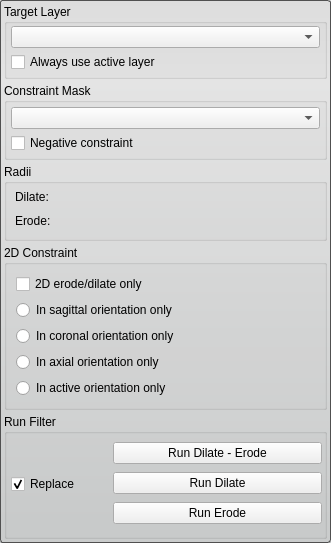
<?xml version="1.0" encoding="UTF-8"?>
<ui version="4.0">
 <class>BinaryIterativeDilateErodeFilterInterface</class>
 <widget class="QWidget" name="BinaryIterativeDilateErodeFilterInterface">
  <property name="geometry">
   <rect>
    <x>0</x>
    <y>0</y>
    <width>331</width>
    <height>540</height>
   </rect>
  </property>
  <property name="sizePolicy">
   <sizepolicy hsizetype="Preferred" vsizetype="MinimumExpanding">
    <horstretch>0</horstretch>
    <verstretch>0</verstretch>
   </sizepolicy>
  </property>
  <property name="windowTitle">
   <string>Binary Dilate Erode</string>
  </property>
  <property name="styleSheet">
   <string notr="true">QWidget#BinaryIterativeDilateErodeFilterInterface{
	border-radius: 3px;
	border: 1px solid rgb(80, 80,80);
	background-color: qlineargradient(spread:pad, x1:0.5, y1:0, x2:0.5, y2:0.960227, stop:0 rgba(221, 221, 221, 255), stop:0.155779 rgba(228, 228, 228, 255), stop:1 rgba(202, 204, 204, 255));      
}</string>
  </property>
  <layout class="QVBoxLayout" name="verticalLayout_3">
   <property name="spacing">
    <number>4</number>
   </property>
   <property name="margin">
    <number>4</number>
   </property>
   <item>
    <widget class="QGroupBox" name="target_groupbox_">
     <property name="title">
      <string>Target Layer</string>
     </property>
     <property name="flat">
      <bool>false</bool>
     </property>
     <layout class="QVBoxLayout" name="verticalLayout_4">
      <property name="spacing">
       <number>4</number>
      </property>
      <property name="leftMargin">
       <number>4</number>
      </property>
      <property name="topMargin">
       <number>2</number>
      </property>
      <property name="rightMargin">
       <number>4</number>
      </property>
      <property name="bottomMargin">
       <number>4</number>
      </property>
      <item>
       <widget class="QtUtils::QtDropableComboBox" name="target_layer_">
        <property name="sizePolicy">
         <sizepolicy hsizetype="Ignored" vsizetype="Fixed">
          <horstretch>0</horstretch>
          <verstretch>0</verstretch>
         </sizepolicy>
        </property>
       </widget>
      </item>
      <item>
       <widget class="QWidget" name="widget_5" native="true">
        <property name="minimumSize">
         <size>
          <width>0</width>
          <height>20</height>
         </size>
        </property>
        <layout class="QHBoxLayout" name="horizontalLayout">
         <property name="spacing">
          <number>0</number>
         </property>
         <property name="margin">
          <number>0</number>
         </property>
         <item>
          <widget class="QCheckBox" name="use_active_layer_">
           <property name="sizePolicy">
            <sizepolicy hsizetype="Preferred" vsizetype="Fixed">
             <horstretch>0</horstretch>
             <verstretch>0</verstretch>
            </sizepolicy>
           </property>
           <property name="text">
            <string>Always use active layer</string>
           </property>
          </widget>
         </item>
        </layout>
       </widget>
      </item>
     </layout>
    </widget>
   </item>
   <item>
    <widget class="QGroupBox" name="mask_constraint_groupbox_">
     <property name="title">
      <string>Constraint Mask</string>
     </property>
     <layout class="QVBoxLayout" name="verticalLayout_7">
      <property name="spacing">
       <number>4</number>
      </property>
      <property name="margin">
       <number>4</number>
      </property>
      <item>
       <widget class="QtUtils::QtDropableComboBox" name="mask_">
        <property name="sizePolicy">
         <sizepolicy hsizetype="Ignored" vsizetype="Fixed">
          <horstretch>0</horstretch>
          <verstretch>0</verstretch>
         </sizepolicy>
        </property>
       </widget>
      </item>
      <item>
       <widget class="QWidget" name="widget_6" native="true">
        <layout class="QHBoxLayout" name="horizontalLayout_4">
         <property name="spacing">
          <number>0</number>
         </property>
         <property name="margin">
          <number>0</number>
         </property>
         <item>
          <widget class="QCheckBox" name="mask_invert_">
           <property name="sizePolicy">
            <sizepolicy hsizetype="Preferred" vsizetype="Fixed">
             <horstretch>0</horstretch>
             <verstretch>0</verstretch>
            </sizepolicy>
           </property>
           <property name="text">
            <string>Negative constraint</string>
           </property>
          </widget>
         </item>
        </layout>
       </widget>
      </item>
     </layout>
    </widget>
   </item>
   <item>
    <widget class="QGroupBox" name="radiiGroupBox">
     <property name="sizePolicy">
      <sizepolicy hsizetype="Preferred" vsizetype="Fixed">
       <horstretch>0</horstretch>
       <verstretch>0</verstretch>
      </sizepolicy>
     </property>
     <property name="title">
      <string>Radii</string>
     </property>
     <property name="flat">
      <bool>false</bool>
     </property>
     <layout class="QVBoxLayout" name="verticalLayout_5">
      <property name="spacing">
       <number>0</number>
      </property>
      <property name="leftMargin">
       <number>4</number>
      </property>
      <property name="topMargin">
       <number>2</number>
      </property>
      <property name="rightMargin">
       <number>4</number>
      </property>
      <property name="bottomMargin">
       <number>4</number>
      </property>
      <item>
       <widget class="QWidget" name="widget" native="true">
        <layout class="QVBoxLayout" name="verticalLayout">
         <property name="spacing">
          <number>2</number>
         </property>
         <property name="margin">
          <number>4</number>
         </property>
         <item>
          <widget class="QLabel" name="dialateLabel">
           <property name="text">
            <string>Dilate:</string>
           </property>
          </widget>
         </item>
         <item>
          <widget class="QtUtils::QtSliderIntCombo" name="dilate_" native="true"/>
         </item>
        </layout>
       </widget>
      </item>
      <item>
       <widget class="QWidget" name="widget_2" native="true">
        <layout class="QVBoxLayout" name="verticalLayout_2">
         <property name="spacing">
          <number>2</number>
         </property>
         <property name="margin">
          <number>4</number>
         </property>
         <item>
          <widget class="QLabel" name="erodeLabel">
           <property name="text">
            <string>Erode:</string>
           </property>
          </widget>
         </item>
         <item>
          <widget class="QtUtils::QtSliderIntCombo" name="erode_" native="true"/>
         </item>
        </layout>
       </widget>
      </item>
     </layout>
    </widget>
   </item>
   <item>
    <widget class="QGroupBox" name="groupBox_2">
     <property name="title">
      <string>2D Constraint</string>
     </property>
     <layout class="QVBoxLayout" name="verticalLayout_8">
      <item>
       <widget class="QCheckBox" name="only2d_">
        <property name="text">
         <string>2D erode/dilate only</string>
        </property>
       </widget>
      </item>
      <item>
       <widget class="QRadioButton" name="sagittal_slice_">
        <property name="text">
         <string>In sagittal orientation only</string>
        </property>
       </widget>
      </item>
      <item>
       <widget class="QRadioButton" name="coronal_slice_">
        <property name="text">
         <string>In coronal orientation only</string>
        </property>
       </widget>
      </item>
      <item>
       <widget class="QRadioButton" name="axial_slice_">
        <property name="text">
         <string>In axial orientation only</string>
        </property>
       </widget>
      </item>
      <item>
       <widget class="QRadioButton" name="active_slice_">
        <property name="text">
         <string>In active orientation only</string>
        </property>
       </widget>
      </item>
     </layout>
    </widget>
   </item>
   <item>
    <widget class="QGroupBox" name="groupBox">
     <property name="title">
      <string>Run Filter</string>
     </property>
     <layout class="QHBoxLayout" name="horizontalLayout_3" stretch="1,2">
      <property name="spacing">
       <number>0</number>
      </property>
      <property name="leftMargin">
       <number>2</number>
      </property>
      <property name="topMargin">
       <number>2</number>
      </property>
      <property name="rightMargin">
       <number>2</number>
      </property>
      <property name="bottomMargin">
       <number>4</number>
      </property>
      <item>
       <widget class="QWidget" name="widget_4" native="true">
        <property name="minimumSize">
         <size>
          <width>62</width>
          <height>0</height>
         </size>
        </property>
        <layout class="QHBoxLayout" name="horizontalLayout_2">
         <property name="spacing">
          <number>0</number>
         </property>
         <property name="leftMargin">
          <number>2</number>
         </property>
         <property name="topMargin">
          <number>0</number>
         </property>
         <property name="rightMargin">
          <number>0</number>
         </property>
         <property name="bottomMargin">
          <number>0</number>
         </property>
         <item>
          <widget class="QCheckBox" name="replaceCheckBox">
           <property name="sizePolicy">
            <sizepolicy hsizetype="Preferred" vsizetype="Fixed">
             <horstretch>0</horstretch>
             <verstretch>0</verstretch>
            </sizepolicy>
           </property>
           <property name="text">
            <string>Replace</string>
           </property>
           <property name="checked">
            <bool>true</bool>
           </property>
          </widget>
         </item>
        </layout>
       </widget>
      </item>
      <item>
       <widget class="QWidget" name="widget_3" native="true">
        <property name="minimumSize">
         <size>
          <width>0</width>
          <height>96</height>
         </size>
        </property>
        <property name="maximumSize">
         <size>
          <width>16777215</width>
          <height>96</height>
         </size>
        </property>
        <layout class="QVBoxLayout" name="verticalLayout_6">
         <property name="spacing">
          <number>2</number>
         </property>
         <property name="margin">
          <number>0</number>
         </property>
         <item>
          <widget class="QPushButton" name="dilateerodeButton">
           <property name="sizePolicy">
            <sizepolicy hsizetype="Preferred" vsizetype="Fixed">
             <horstretch>0</horstretch>
             <verstretch>0</verstretch>
            </sizepolicy>
           </property>
           <property name="text">
            <string>Run Dilate - Erode</string>
           </property>
          </widget>
         </item>
         <item>
          <widget class="QPushButton" name="dilateButton">
           <property name="sizePolicy">
            <sizepolicy hsizetype="Preferred" vsizetype="Fixed">
             <horstretch>0</horstretch>
             <verstretch>0</verstretch>
            </sizepolicy>
           </property>
           <property name="text">
            <string>Run Dilate</string>
           </property>
          </widget>
         </item>
         <item>
          <widget class="QPushButton" name="erodeButton">
           <property name="sizePolicy">
            <sizepolicy hsizetype="Preferred" vsizetype="Fixed">
             <horstretch>0</horstretch>
             <verstretch>0</verstretch>
            </sizepolicy>
           </property>
           <property name="text">
            <string>Run Erode</string>
           </property>
          </widget>
         </item>
        </layout>
       </widget>
      </item>
     </layout>
    </widget>
   </item>
  </layout>
 </widget>
 <customwidgets>
  <customwidget>
   <class>QtUtils::QtDropableComboBox</class>
   <extends>QComboBox</extends>
   <header location="global">QtUtils/Widgets/QtDropableComboBox.h</header>
  </customwidget>
  <customwidget>
   <class>QtUtils::QtSliderIntCombo</class>
   <extends>QWidget</extends>
   <header location="global">QtUtils/Widgets/QtSliderIntCombo.h</header>
   <container>1</container>
  </customwidget>
 </customwidgets>
 <resources/>
 <connections/>
</ui>
